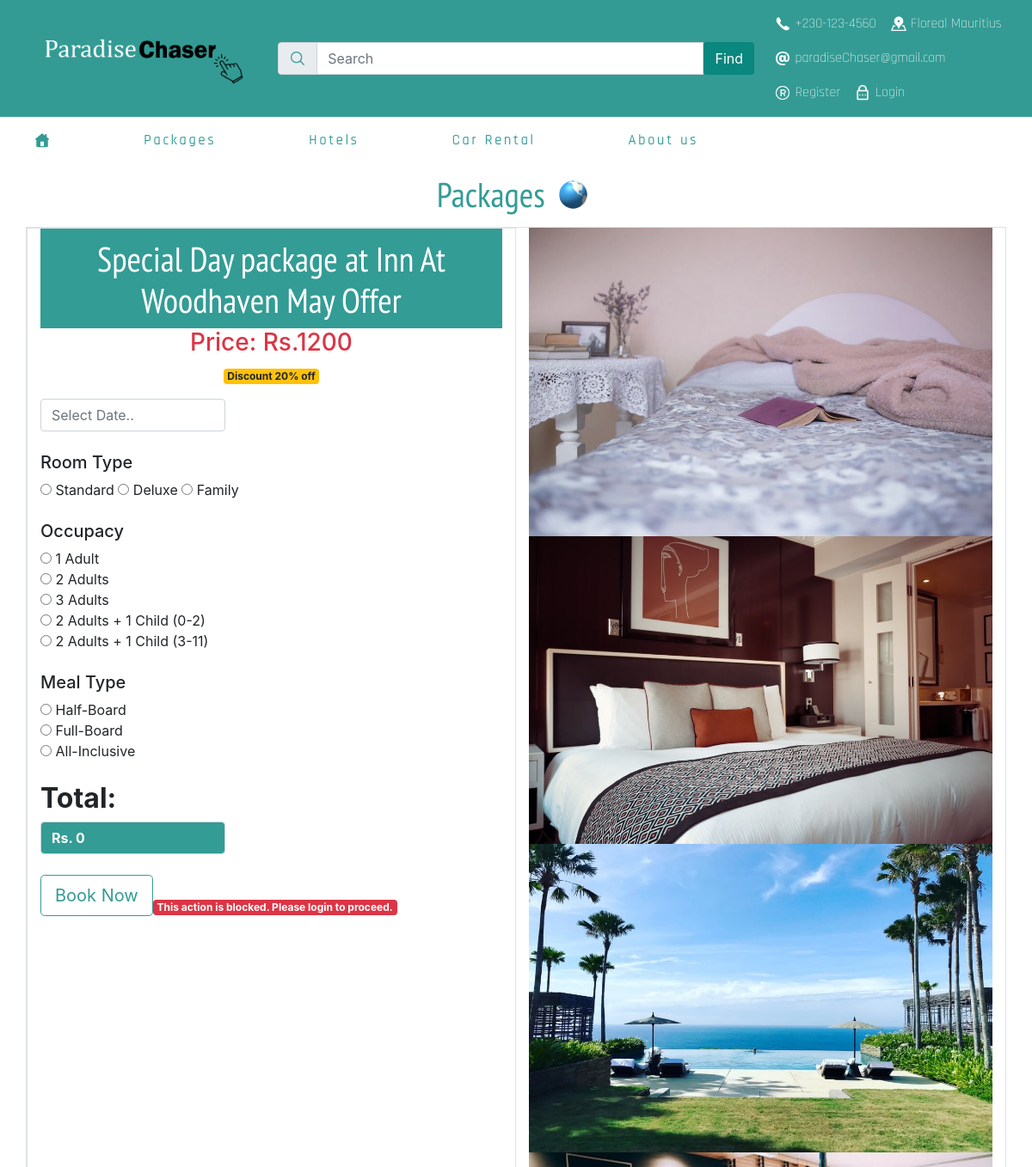
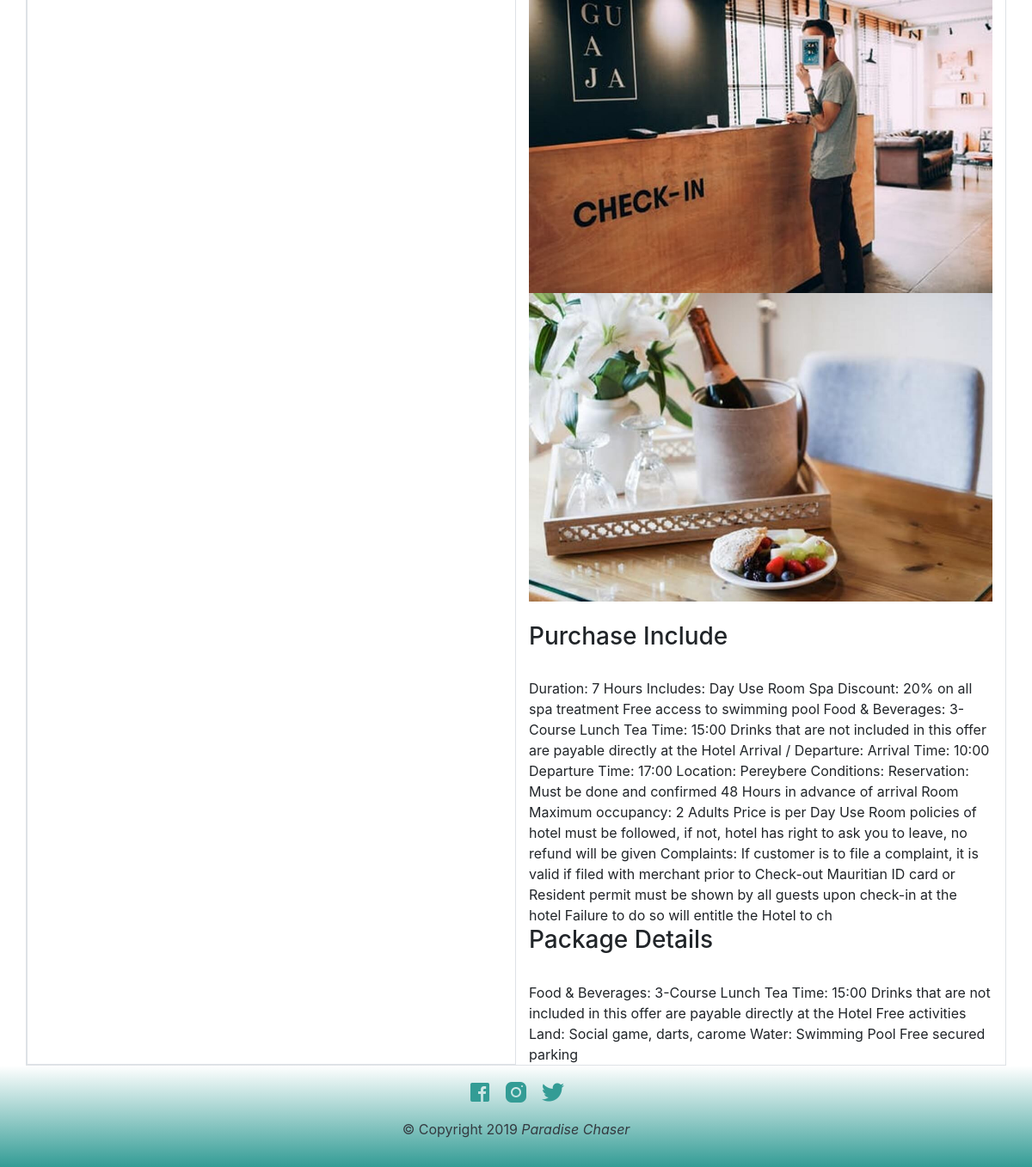
The page /views/packages/view-package.php?id=1 on the database its author committed (2 pictures, top to bottom).
### tables this page shows
CREATE TABLE `tbl_package` (
  `id` int(11) NOT NULL,
  `packageTitle` varchar(200) NOT NULL,
  `price` float NOT NULL,
  `discount_id` int(11) NOT NULL,
  `purchaseInclude` text NOT NULL,
  `packageDetails` text NOT NULL,
  `dateFrom` varchar(100) NOT NULL,
  `dateTo` varchar(100) NOT NULL,
  `cover_image` varchar(200) NOT NULL,
  `package_type_id` int(11) NOT NULL,
  `country_id` int(11) NOT NULL,
  `terms` text NOT NULL,
  `airline_id` int(11) NOT NULL
);

CREATE TABLE `tbl_discount` (
  `id` int(11) NOT NULL,
  `discount_percent` varchar(20) NOT NULL
);

CREATE TABLE `tbl_room_type` (
  `id` int(11) NOT NULL,
  `room_type` varchar(200) NOT NULL,
  `price` int(11) NOT NULL
);

CREATE TABLE `tbl_occupacy` (
  `id` int(11) NOT NULL,
  `occupacy` varchar(200) NOT NULL,
  `occupacy_value` int(11) NOT NULL
);

CREATE TABLE `tbl_meal_type` (
  `id` int(11) NOT NULL,
  `meal_type` varchar(200) NOT NULL,
  `price` int(11) NOT NULL
);

CREATE TABLE `tbl_package_gallery` (
  `package_id` int(11) NOT NULL,
  `gallery_id` int(11) NOT NULL
);

CREATE TABLE `tbl_gallery` (
  `id` int(11) NOT NULL,
  `imagePath` varchar(200) NOT NULL
);

### common/icons.php (called while the page is built, shortened)
<?php
$border   = 'http://localhost:'.$_SERVER['SERVER_PORT'].'/OnlineTravelTours/Asset/images/icons/header/border.gif';
?>

### Action/action-display-package.php (called while the page is built, shortened)
<?php
    $sql_room   = "SELECT * FROM tbl_room_type";
    $query_room = mysqli_query($dbc,$sql_room);
    $sql_meal   = "SELECT * FROM tbl_meal_type";
    $query_meal = mysqli_query($dbc,$sql_meal);
    $sql_occupacy   = "SELECT * FROM tbl_occupacy";
    $query_occupacy =  mysqli_query($dbc,$sql_occupacy);
    if(isset($_GET['id'])){
        $id = $_GET['id'];
        $sql_fetch = "SELECT *, p.id as packageID
                FROM tbl_package p, tbl_discount d, tbl_package_type pt, tbl_country c, tbl_airlines a
                WHERE d.id = p.discount_id
                AND   c.id = p.country_id
                AND   a.id = p.airline_id
                AND   pt.id = p.package_type_id
                AND   p.id = '$id'";
        $query_fetch = mysqli_query($dbc, $sql_fetch);
        $sql_gallery_details = "SELECT *
                  FROM  tbl_package p, tbl_gallery g, tbl_package_gallery pg
                  WHERE p.id = pg.package_id
                  AND   g.id = pg.gallery_id
                  AND   p.id = '$id'";
        $query_gallery_details  = mysqli_query($dbc,$sql_gallery_details);
    }
?>

### views/packages/view-package.php (the view, shortened to what this page needs)
<?php require('../../common/header.php');?>
<?php require('../../Action/action-display-package.php');?>
<div class="container">
    <div class="row justify-content-center" >
      <h1 class="text-center trending"> Packages <img src="<?= $border; ?>" class="img-border"/></h1>
    </div>
  </div>
<div class="container">
  <div class="row border">
     <div class="col-md-6 border">
        <form method="POST" action= "<?= $_SERVER['PHP_SELF']; ?>" autocomplete="off">
         <?php
            if(@$query_fetch){
                while($row_fetch = mysqli_fetch_array($query_fetch)){
                  ?>
                    <div class="panel panel-teal text-white bg-teal-back">
                        <h1 class="text-center trending text-white"> <?= $row_fetch['packageTitle']; ?> </h1>
                    </div>
                    <h3 class="text-center text-danger"> Price: Rs.<?= $row_fetch["price"];?></h3>
                    <p class="text-center">
                        <span class="badge badge-warning">Discount <?= $row_fetch["discount_percent"]; ?>% off</span>
                    </p>
                  <?php
                    $packageType = $row_fetch['package_type'];
                    if($packageType == 'Car Rent'){
                      ?>
                      <input type="hidden" id="package_type" name="package_type" value="<?= $row_fetch['package_type']; ?>"/>
                      <p class="text-danger text-center"> Please call +230 123-4560 for availability</p>
                       <?php
                          if($query_days){
                            while($row_days = mysqli_fetch_array($query_days)){
                              ?>
                              <?php
                            }
                          }
                        ?>
                        <h2><b>Total: </b></h2>
                        <input type="text" name="totalPriceCar" class="form-control price-input input-width-2" readonly value="<?= $row_fetch["price"]; ?>"/>
                        <br>
                      <?php
                    }else if($packageType == 'Hotel'){
                      ?>
                        <input type="text" class="form-control packageDate input-width-2" id="txt-getDate" name="txt-getDate" data-validation="required"  value="" placeholder="Select Date..">
                        <br>
                        <h5>Room Type</h5>
                        <?php
                          if($query_room){
                            while($row_room = mysqli_fetch_array($query_room)){
                              ?>
                              <input type="radio" name="room_type" value="<?= $row_room["id"]; ?>" data-price = "<?= $row_room["price"]; ?>" required/> <?= $row_room["room_type"]; ?>
                              <?php
                            }
                          }
                        ?>
                        <br><br>
                        <h5>Occupacy</h5>
                        <?php
                          if($query_occupacy){
                              while($row_occupacy = mysqli_fetch_array($query_occupacy)){
                               ?>
                               <input type="radio" name="occupacy" value="<?= $row_occupacy["id"]; ?>" data-price = "<?= $row_occupacy["occupacy_value"]; ?>" required/> <?= $row_occupacy["occupacy"]; ?>
                               <br>
                               <?php
                              }
                          }
                        ?>
                        <br>
                        <h5>Meal Type</h5>
                        <?php
                          if($query_meal){
                            while($row_meal = mysqli_fetch_array($query_meal)){
                              ?>
                              <input type="radio" name="meal" value="<?= $row_meal["id"]; ?>"  data-price = "<?= $row_meal["price"]; ?>" required/> <?= $row_meal["meal_type"]; ?>
                              <br>
                              <?php
                            }
                          }
                        ?>
                    <br>
                    <h2><b>Total: </b></h2>
                    <input type="text" name="totalPriceHotel"  id="new_hotel_price" class="form-control price-input input-width-2" readonly value="Rs. 0"/>
                    <br>
                      <?php
                    }else if($packageType == 'Travel'){
                      ?>
                    <input type="hidden" id="package_type" name="package_type" value="<?= $row_fetch['package_type']; ?>"/>
                    <div class="airline-box text-center border">
                      <h3 class="text-white">Airline : </h3>
                      <h5 class="text-white"><?=$row_fetch["airline"];  ?></h5>
                    </div>
                    <div class="text-center">
                      <img src="<?= $row_fetch["image_path"]; ?>" class="img-fluid"  style="height:150px;"/>
                    </div>
                    <div class="row">
                        <div class="col-md-6 mb-3">
                          <label for="txt-fullName">Full Name</label>
                          <input type="text" class="form-control" id="txt-fullName" name="txt-fullName" data-validation="length required custom" data-validation-regexp="^([a-zA-Z ]+)$" data-validation-length="min3">
                        </div>
                        <div class="col-md-6 mb-3">
                          <label for="txt-mobileNumber">Mobile Number</label>
                          <input type="tel" class="form-control" id="txt-mobileNumber" name="txt-mobileNumber" data-validation="required custom"  data-validation-regexp="^([0-9]+)$" placeholder="Mobile No. (+ 230)" maxLength ="8"/>
                        </div>
                    </div>
                    <div class="row">
                        <div class="col-md-6 mb-3">
                          <label for="txt-departureDate">Departure Date </label>
                          <input type="text" class="form-control" name="txt-departureDate" id="txt-departureDate" data-validation="required" value="<?= $row_fetch["dateFrom"]; ?>" readonly>
                        </div>
                        <div class="col-md-6 mb-3">
                          <label for="txt-returnDate">Return Date </label>
                          <input type="text" class="form-control" id="txt-returnDate" name="txt-returnDate" data-validation="required" value="<?= $row_fetch["dateTo"]; ?>" readonly>
                        </div>
                    </div>
                    <div class="row">
                          <div class="col-md-4 mb-3">
                            <label for="sltAdult">Adult (18+)</label>
                            <select data-validation="required" class="custom-select d-block w-100 pax" id="sltAdult" name="sltAdult" data-paxAdult = "Adult" >
                              <option value="">Choose...</option>
                                <?php
                                    for($i=0;$i<=11; $i++){
                                      ?>
                                      <option value="<?= $i;?>"><?= $i; ?></option>
                                      <?php
                                    }
                                ?>
                            </select>
                            <input type="hidden" value="" id="paxAdult" />
                          </div>
                          <div class="col-md-4 mb-3">
                            <label for="sltTeen">Teen (< 18)</label>
                            <select data-validation="required" class="custom-select d-block w-100 pax" id="sltTeen" name="sltTeen" data-paxTeen = "Teen" >
                              <option value="">Choose...</option>
                                <?php
                                    for($i=0;$i<=11; $i++){
                                      ?>
                                      <option value="<?= $i;?>"><?= $i; ?></option>
                                      <?php
                                    }
                                ?>
                            </select>
                            <input type="hidden" value="" id="paxTeen" />
                          </div>
                          <div class="col-md-4 mb-3">
                            <label for="sltChild">Child ( < 12)</label>
                            <select data-validation="required" class="custom-select d-block w-100 pax" id="sltChild" name="sltChild" data-paxChild = "Child" >
                              <option value="">Choose...</option>
                                <?php
                                    for($i=0;$i<=11; $i++){
                                      ?>
                                      <option value="<?= $i;?>"><?= $i; ?></option>
                                      <?php
                                    }
                                ?>
                            </select>
                            <input type="hidden" value="" id="paxChild" />
                          </div>
                          <div class="col-md-4 mb-3">
                            <label for="sltInfant">Infant ( < 2)</label>
                            <select data-validation="required" class="custom-select d-block w-100 pax" id="sltInfant" name="sltInfant" data-paxInfant = "Infant">
                              <option value="">Choose...</option>
                                <?php
                                    for($i=0;$i<=11; $i++){
                                      ?>
                                      <option value="<?= $i;?>"><?= $i; ?></option>
                                      <?php
                                    }
                                ?>
                            </select>
                            <input type="hidden" value="" id="paxInfant" />
                          </div>
                        </div>
                        <h2><b>Total: </b></h2>
                        <input type="hidden"  id="curr_price_travel" value="<?= $row_fetch["price"]; ?>" class="form-control price-input" readonly/>
                        <input type="text" name="totalPriceTravel"  id="new_price_travel" class="form-control price-input input-width-2" readonly value="Rs. 0"/>
                        <br>
                      <?php
                  }
                    ?>
                  <?php
                    if(isset($_SESSION['login-user'])){
                      ?>
                        <button class="float-left btn-book btn-lg" name="btn-book-item">Book Now</button>
                      <?php
                    }else{
                      ?>
                        <button class="float-left btn-book btn-lg" disabled>Book Now </button>
                        <br>
                        <span class="badge badge-danger">This action is blocked. Please login to proceed.</span>
                      <?php
                    }
              ?>
              </form>
     </div>
     <div class="col-md-6">
        <?php
            if($query_gallery_details){
        ?>
        <div class="slider">
                <?php
                    while($row_image = mysqli_fetch_array($query_gallery_details)){
                ?>
                        <img src="<?= "../../dashboard/uploadImages/".$row_image['imagePath']?>" class="img-fluid" />
                <?php
                }
                ?>
        </div>
        <?php
          }
        ?>
        <br>
        <h3>Purchase Include</h3>
        <br>
        <?= $row_fetch["purchaseInclude"];?>
        <h3>Package Details</h3>
        <br>
        <?= $row_fetch["packageDetails"];?>
    <?php
        }
    }
    ?>
</div>
</div>
</div>
<?php require('../../common/footer.php');?>

### Asset/css/app.css (style rules this page uses)
.bg-teal-back { background: #339c95; }
.trending { font-family: "PT-Sans", Arial; color: #339c95; margin-top: 10px; }
.img-border { height: 50px; width: auto; }
.btn-book { border-radius: 0px; margin: 0 auto; display: block; border: 1px solid #339c95; color: #339c95; background-color: #fff; }
.badge { border-top-left-radius: 5px; border-top-right-radius: 5px; border-bottom-left-radius: 5px; border-bottom-right-radius: 5px; background-color: #339c95; }
.panel { width: 100%; border: 1px solid #339c95; }
.input-width-2 { width: 40% !important; }
.price-input { background-color: #339C95 !important; color: #fff !important; font-weight: bold !important; }

### rows shown on the page
tbl_package: packageTitle "Special Day package at Inn At Woodhaven May Offer", price "1200", discount.discount_percent "20", purchaseInclude "Duration: 7 Hours Includes: Day Use Room Spa Discount: 20% on all spa treatment Free access to swimming pool Food & Beverages: 3-Course Lunch Tea Time: 15:00 Drinks that are not included in this offer are payable directly at the Hotel Arrival / Departure: Arrival Time: 10:00 Departure Time: 17:00 Location: Pereybere Conditions: Reservation: Must be done and confirmed 48 Hours in advance of arrival Room Maximum occupancy: 2 Adults Price is per Day Use Room policies of hotel must be followed, if not, hotel has right to ask you to leave, no refund will be given Complaints: If customer is to file a complaint, it is valid if filed with merchant prior to Check-out Mauritian ID card or Resident…", packageDetails "Food & Beverages: 3-Course Lunch Tea Time: 15:00 Drinks that are not included in this offer are payable directly at the Hotel Free activities Land: Social game, darts, carome Water: Swimming Pool Free secured parking"
tbl_room_type: room_type "Standard"
tbl_room_type: room_type "Deluxe"
tbl_room_type: room_type "Family"
tbl_occupacy: occupacy "1 Adult"
tbl_occupacy: occupacy "2 Adults"
tbl_occupacy: occupacy "3 Adults"
tbl_occupacy: occupacy "2 Adults + 1 Child (0-2)"
tbl_occupacy: occupacy "2 Adults + 1 Child (3-11)"
tbl_meal_type: meal_type "Half-Board"
tbl_meal_type: meal_type "Full-Board"
tbl_meal_type: meal_type "All-Inclusive"
tbl_package_gallery: gallery_id.imagePath (picture)
tbl_package_gallery: gallery_id.imagePath (picture)
tbl_package_gallery: gallery_id.imagePath (picture)
tbl_package_gallery: gallery_id.imagePath (picture)
tbl_package_gallery: gallery_id.imagePath (picture)
